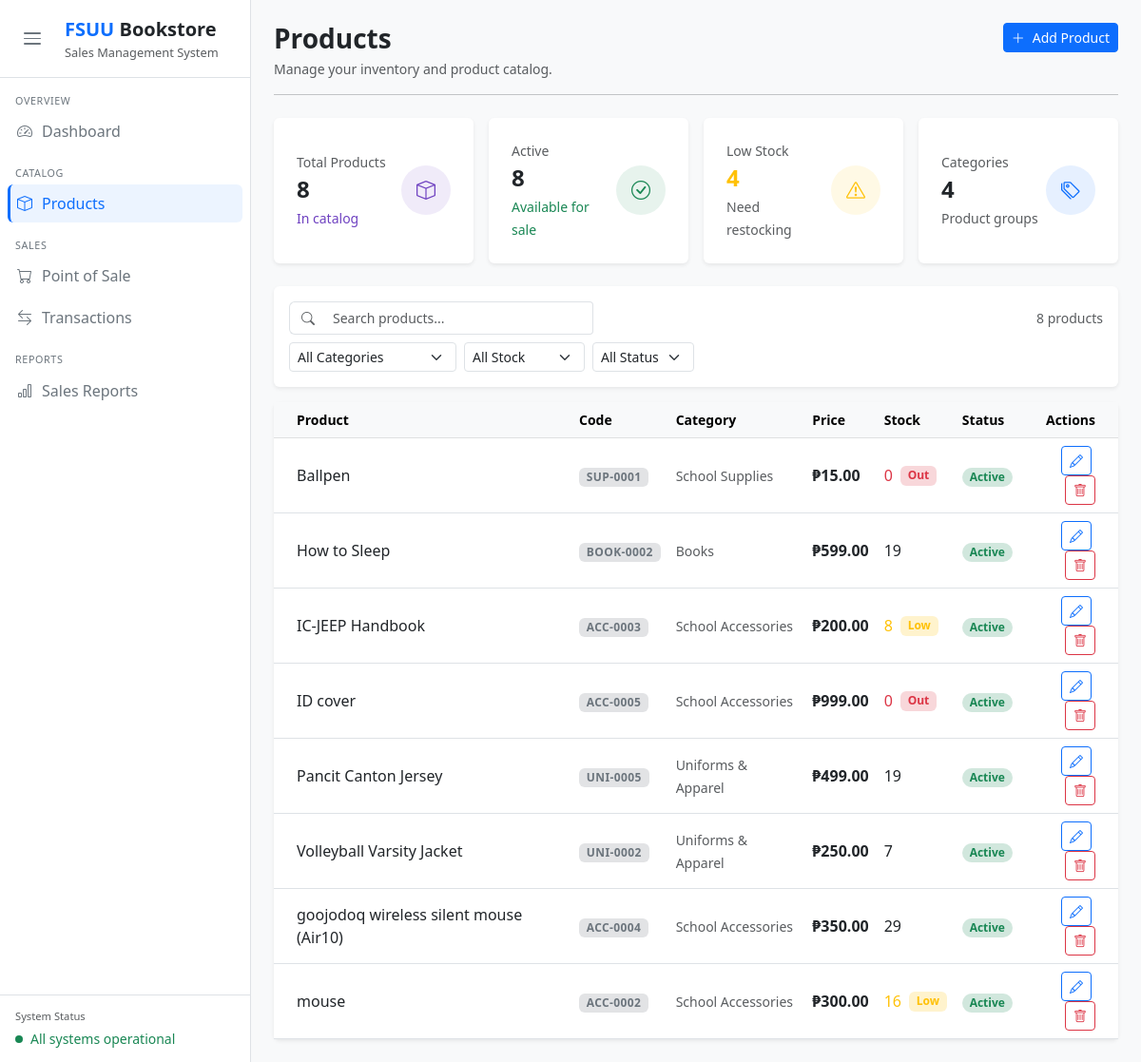
/products/, run on an earlier commit of the app's database.
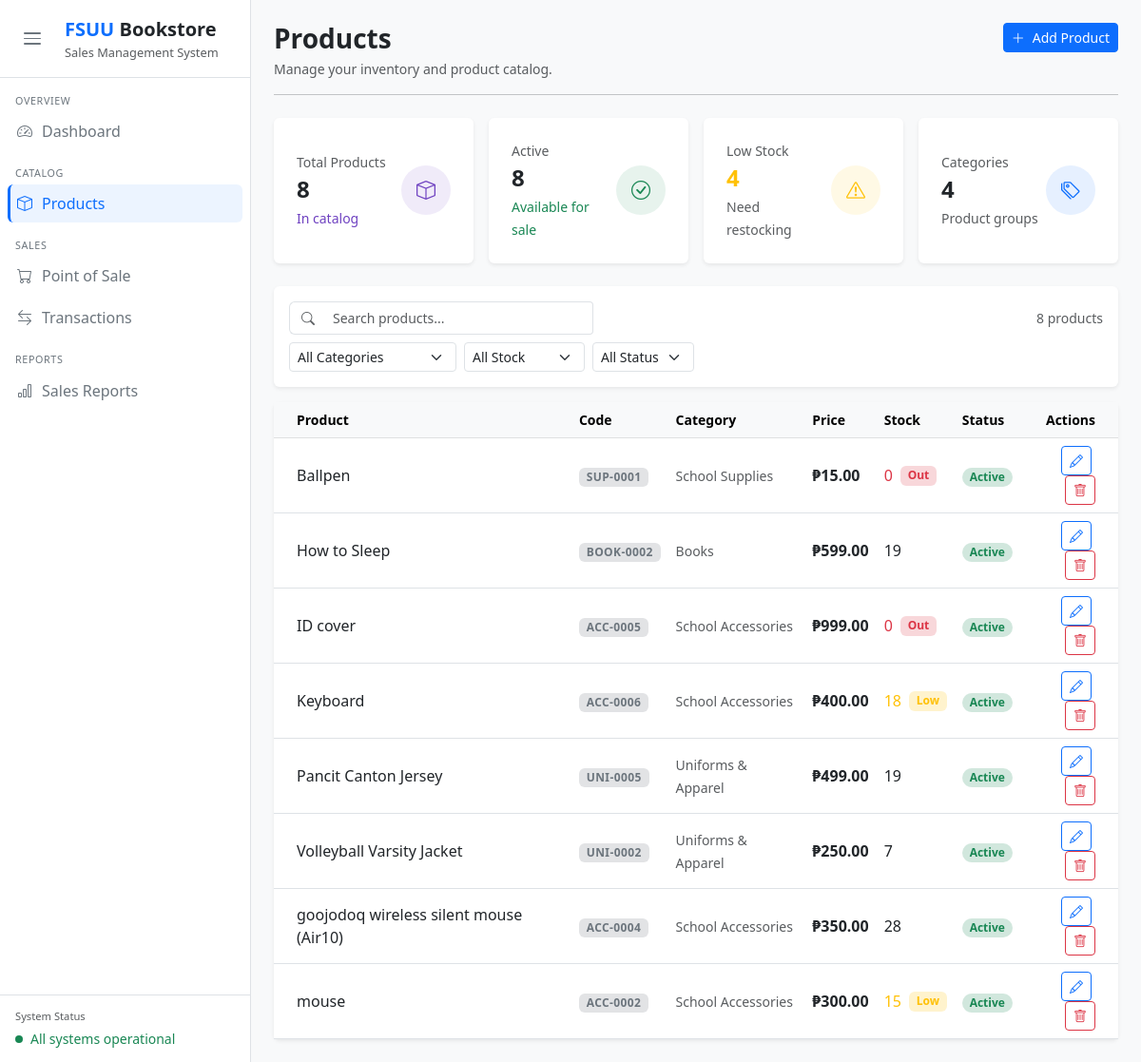
And on a later commit of the database.
### dashboard/models.py (models this page shows, shortened)
class Product(models.Model):
    product_id        = models.AutoField(primary_key=True)
    product_name      = models.CharField(max_length=100)
    price             = models.DecimalField(max_digits=10, decimal_places=2)
    category          = models.ForeignKey(
                            Category, on_delete=models.SET_NULL,
                            null=True, blank=True
                        )
    stock_quantity    = models.IntegerField()
    product_code      = models.CharField(max_length=20, unique=True, blank=True)
    restock_threshold = models.PositiveIntegerField(default=5)
    is_active         = models.BooleanField(default=True)
    created_at        = models.DateTimeField(auto_now_add=True)
    class Meta:
        db_table = 'products'
    @property
    def is_low_stock(self):
        return self.stock_quantity <= self.restock_threshold

class Category(models.Model):
    category_id   = models.AutoField(primary_key=True)
    category_name = models.CharField(max_length=50)
    code          = models.CharField(max_length=10, unique=True)  # e.g. BOOK, SUP, UNI
    class Meta:
        db_table            = 'category'
        verbose_name_plural = 'Categories'

### dashboard/views.py (the view)
# urls.py: path('products/',                 views.products,       name='products'),
def products(request):
    all_products     = Product.objects.filter(is_active=True).select_related('category').order_by('product_name')
    categories       = Category.objects.all()
    total_products   = all_products.count()
    active_products  = all_products.filter(is_active=True).count()
    low_stock_count  = all_products.filter(stock_quantity__lte=F('restock_threshold')).count()
    total_categories = categories.count()
    context = {
        'page_title':       'Products',
        'products':         all_products,
        'categories':       categories,
        'total_products':   total_products,
        'active_products':  active_products,
        'low_stock_count':  low_stock_count,
        'total_categories': total_categories,
    }
    return render(request, 'dashboard/products.html', context)

### dashboard/templates/dashboard/products.html (shortened to what the changed rows need)
{% extends "dashboard/index.html" %}
{% block content %}
<div class="card border-0 shadow-sm d-none d-md-block">
    <div class="table-responsive">
        <table class="table table-hover align-middle mb-0" id="productsTable">
            <thead class="table-light">
                <tr>
                    <th class="small fw-semibold ps-4">Product</th>
                    <th class="small fw-semibold">Code</th>
                    <th class="small fw-semibold">Category</th>
                    <th class="small fw-semibold">Price</th>
                    <th class="small fw-semibold">Stock</th>
                    <th class="small fw-semibold">Status</th>
                    <th class="small fw-semibold text-end pe-4">Actions</th>
                </tr>
            </thead>
            <tbody>
                {% for product in products %}
                <tr data-category="{{ product.category.category_id }}"
                    data-status="{% if product.is_active %}active{% else %}inactive{% endif %}"
                    data-stock="{% if product.stock_quantity == 0 %}out{% elif product.is_low_stock %}low{% else %}ok{% endif %}">
                    <td class="ps-4"><div class="fw-medium">{{ product.product_name }}</div></td>
                    <td>
                        <span class="badge bg-secondary-subtle text-secondary fw-semibold"
                              style="letter-spacing:0.4px;">
                            {{ product.product_code|default:"—" }}
                        </span>
                    </td>
                    <td><span class="text-muted small">{{ product.category.category_name|default:"—" }}</span></td>
                    <td><span class="fw-semibold">₱{{ product.price|floatformat:2 }}</span></td>
                    <td>
                        <div class="d-flex align-items-center gap-2">
                            <span class="fw-medium
                                {% if product.stock_quantity == 0 %}text-danger
                                {% elif product.is_low_stock %}text-warning{% endif %}">
                                {{ product.stock_quantity }}
                            </span>
                            {% if product.stock_quantity == 0 %}
                                <span class="badge bg-danger-subtle text-danger">Out</span>
                            {% elif product.is_low_stock %}
                                <span class="badge bg-warning-subtle text-warning">Low</span>
                            {% endif %}
                        </div>
                    </td>
                    <td>
                        <span class="badge rounded-pill
                            {% if product.is_active %}bg-success-subtle text-success
                            {% else %}bg-secondary-subtle text-secondary{% endif %}">
                            {% if product.is_active %}Active{% else %}Inactive{% endif %}
                        </span>
                    </td>
                    <td class="text-end pe-4">
                        <button class="btn btn-sm btn-outline-primary me-1"
                                data-bs-toggle="modal" data-bs-target="#editProductModal"
                                data-id="{{ product.product_id }}"
                                data-name="{{ product.product_name }}"
                                data-category="{{ product.category.category_id }}"
                                data-price="{{ product.price }}"
                                data-stock="{{ product.stock_quantity }}"
                                data-threshold="{{ product.restock_threshold }}"
                                data-active="{{ product.is_active|lower }}">
                            <i class="bi bi-pencil"></i>
                        </button>
                        <button class="btn btn-sm btn-outline-danger"
                                data-bs-toggle="modal" data-bs-target="#deleteProductModal"
                                data-id="{{ product.product_id }}"
                                data-name="{{ product.product_name }}">
                            <i class="bi bi-trash"></i>
                        </button>
                    </td>
                </tr>
                {% endfor %}
            </tbody>
        </table>
    </div>
</div>
{% endblock %}

What changed in the data, as far as the page shows it:
no longer on this page (row edited): Product: product_name "IC-JEEP Handbook", product_code "ACC-0003", category.category_name "School Accessories", price "200.00", stock_quantity "8", restock_threshold "Low", is_active "Active"
added Product: product_name "Keyboard", product_code "ACC-0006", category.category_name "School Accessories", price "400.00", stock_quantity "18", restock_threshold "Low", is_active "Active"
changed Product "goojodoq wireless silent mouse (Air10)": stock_quantity "29" → "28"
changed Product "mouse": stock_quantity "16" → "15"
